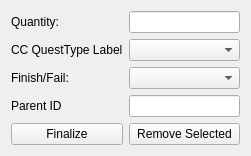
       <widget class="QWidget" name="gridLayoutWidget_20">
        <property name="geometry">
         <rect>
          <x>10</x>
          <y>180</y>
          <width>251</width>
          <height>138</height>
         </rect>
        </property>
        <layout class="QGridLayout" name="grid_quantity_3">
         <item row="2" column="1">
          <widget class="QComboBox" name="box_ff"/>
         </item>
         <item row="1" column="0">
          <widget class="QLabel" name="label_59">
           <property name="text">
            <string>CC QuestType Label</string>
           </property>
          </widget>
         </item>
         <item row="0" column="1">
          <widget class="QLineEdit" name="fld_quantity_cc"/>
         </item>
         <item row="4" column="1">
          <widget class="QPushButton" name="pb_remove_cc">
           <property name="text">
            <string>Remove Selected</string>
           </property>
          </widget>
         </item>
         <item row="0" column="0">
          <widget class="QLabel" name="lb_quantity_cck">
           <property name="text">
            <string>Quantity:  </string>
           </property>
          </widget>
         </item>
         <item row="4" column="0">
          <widget class="QPushButton" name="pb_finalize_cc">
           <property name="text">
            <string>Finalize</string>
           </property>
          </widget>
         </item>
         <item row="1" column="1">
          <widget class="QComboBox" name="box_cc_qtlab"/>
         </item>
         <item row="2" column="0">
          <widget class="QLabel" name="label_53">
           <property name="text">
            <string>Finish/Fail:</string>
           </property>
          </widget>
         </item>
         <item row="3" column="1">
          <widget class="QLineEdit" name="fld_parentid_cc"/>
         </item>
         <item row="3" column="0">
          <widget class="QLabel" name="label_60">
           <property name="text">
            <string>Parent ID</string>
           </property>
          </widget>
         </item>
        </layout>
       </widget>
